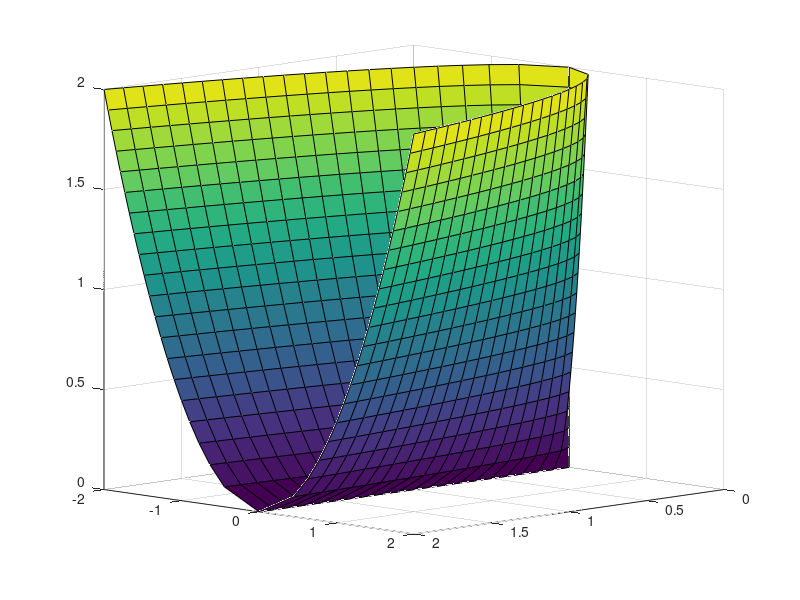

MATLAB code for this plot: (Note: this script raises an error after producing the figure.)
% Kaan Işıldak / no:090160360

% Question 1
x=0:0.1:2;
z=0:0.1:2;
[x2,z2]=meshgrid(x,z);
y2=sqrt(x2.*z2);
y3=-sqrt(x2.*z2);
surf(x2,y2,z2);
hold on
surf(x2,y3,z2);
view([45 45 10]);

% Question 2
pic1=imread('peppers.png');
pic2=imread('tape.png');

word = 'Please enter a number from the interval [0,1]: ';
alpha = input(word);

pic= alpha*(pic1)+(1-alpha)*(pic2);
image(pic);